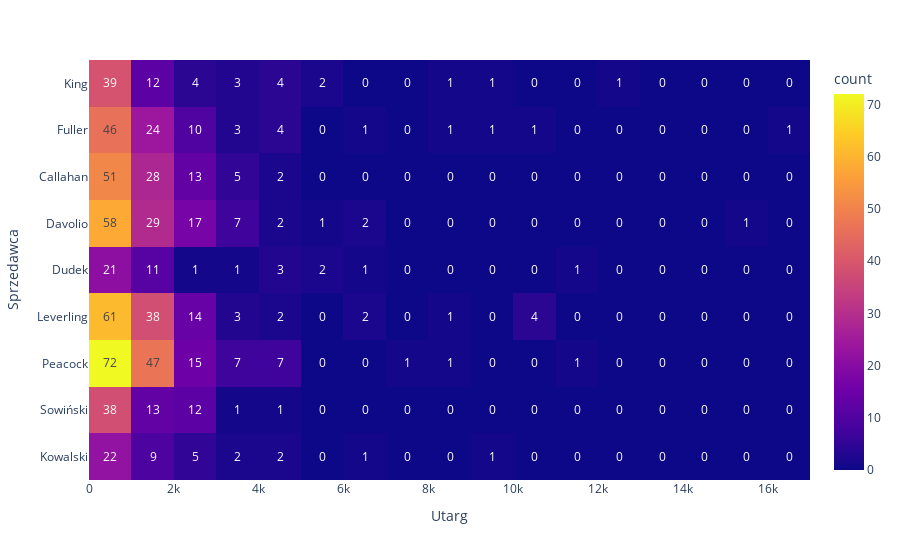

The notebook cell this image was saved under:
### Markdown cell above
### 1.3 Mapa ciepła

**Dokumentacja:** https://plotly.com/python/2D-Histogram/

### Code cell
fig = px.density_heatmap(df, x="Utarg", y="Sprzedawca", text_auto=True)
fig.show()

### Figure 1 — Plotly figure (JSON) as saved in the notebook; plotly's stock layout.template omitted (floating-point values rounded to 4 significant figures; data arrays with more than 128 entries replaced by an {"elided": "..."} marker saying what was removed)
{"data": [{"coloraxis": "coloraxis", "hovertemplate": "Utarg=%{x}<br>Sprzedawca=%{y}<br>count=%{z}<extra></extra>", "name": "", "texttemplate": "%{z}", "type": "histogram2d", "x": {"elided": "799 float values"}, "xaxis": "x", "xbingroup": "x", "y": {"elided": "799 str values"}, "yaxis": "y", "ybingroup": "y"}], "layout": {"coloraxis": {"colorbar": {"title": {"text": "count"}}, "colorscale": [[0, "#0d0887"], [0.1111, "#46039f"], [0.2222, "#7201a8"], [0.3333, "#9c179e"], [0.4444, "#bd3786"], [0.5556, "#d8576b"], [0.6667, "#ed7953"], [0.7778, "#fb9f3a"], [0.8889, "#fdca26"], [1, "#f0f921"]]}, "legend": {"tracegroupgap": 0}, "margin": {"t": 60}, "xaxis": {"anchor": "y", "domain": [0, 1], "title": {"text": "Utarg"}}, "yaxis": {"anchor": "x", "domain": [0, 1], "title": {"text": "Sprzedawca"}}}}
